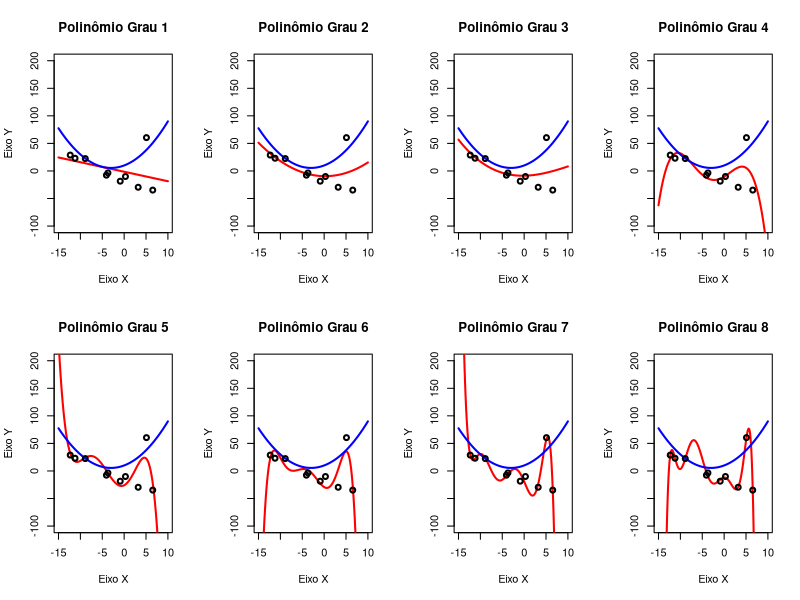

The R source for this figure:
rm(list = ls())
# dev.off()

library("corpcor") # usado para função da pseudoinversa

fgx <- function(xin) {
    (0.5 * xin^2) + (3 * xin) + 10
}

X <- runif(n = 10, min = -15, max = 10) # vetor aleatorio
Y <- fgx(X) + 10 * rnorm(length(X), mean = 0, sd = 4) # dados de aprendizado
par(mfrow = c(2, 4))

for (i in 1:8) {
    POLYNOMIAL_DEGREE <- i

    switch(POLYNOMIAL_DEGREE,
        H <- cbind(X^1, X^0),
        H <- cbind(X^2, X^1, X^0),
        H <- cbind(X^3, X^2, X^1, X^0),
        H <- cbind(X^4, X^3, X^2, X^1, X^0),
        H <- cbind(X^5, X^4, X^3, X^2, X^1, X^0),
        H <- cbind(X^6, X^5, X^4, X^3, X^2, X^1, X^0),
        H <- cbind(X^7, X^6, X^5, X^4, X^3, X^2, X^1, X^0),
        H <- cbind(X^8, X^7, X^6, X^5, X^4, X^3, X^2, X^1, X^0),
    )

    # %*% é multiplicação matricial
    w <- pseudoinverse(H) %*% Y

    # aqui, w sao os parametros aprendidos. (vetor de parametros w)

    ## --- aprendizado da RNA se encerra aqui. --- ##
    ##  agora, é somente teste com os parametros aprendidos w

    xgrid <- seq(-15, 10, 0.1)
    ygrid <- ((0.5 * xgrid^2) + (3 * xgrid) + 10)

    switch(POLYNOMIAL_DEGREE,
        Hgrid <- cbind(xgrid^1, xgrid^0),
        Hgrid <- cbind(xgrid^2, xgrid^1, xgrid^0),
        Hgrid <- cbind(xgrid^3, xgrid^2, xgrid^1, xgrid^0),
        Hgrid <- cbind(xgrid^4, xgrid^3, xgrid^2, xgrid^1, xgrid^0),
        Hgrid <- cbind(xgrid^5, xgrid^4, xgrid^3, xgrid^2, xgrid^1, xgrid^0),
        Hgrid <- cbind(xgrid^6, xgrid^5, xgrid^4, xgrid^3, xgrid^2, xgrid^1, xgrid^0),
        Hgrid <- cbind(xgrid^7, xgrid^6, xgrid^5, xgrid^4, xgrid^3, xgrid^2, xgrid^1, xgrid^0),
        Hgrid <- cbind(xgrid^8, xgrid^7, xgrid^6, xgrid^5, xgrid^4, xgrid^3, xgrid^2, xgrid^1, xgrid^0),
    )

    yhatgrid <- Hgrid %*% w

    # yhatgrid é y chapeu: é a saida aprendida da maquina
    plot(
        NULL,
        main = if (POLYNOMIAL_DEGREE == 1) {
            "Polinômio Grau 1"
        } else if (POLYNOMIAL_DEGREE == 2) {
            "Polinômio Grau 2"
        } else if (POLYNOMIAL_DEGREE == 3) {
            "Polinômio Grau 3"
        } else if (POLYNOMIAL_DEGREE == 4) {
            "Polinômio Grau 4"
        } else if (POLYNOMIAL_DEGREE == 5) {
            "Polinômio Grau 5"
        } else if (POLYNOMIAL_DEGREE == 6) {
            "Polinômio Grau 6"
        } else if (POLYNOMIAL_DEGREE == 7) {
            "Polinômio Grau 7"
        } else if (POLYNOMIAL_DEGREE == 8) {
            "Polinômio Grau 8"
        },
        xlab = "Eixo X",
        ylab = "Eixo Y",
        ylim = c(-100, 200),
        xlim = c(-15, 10)
    )
    lines(xgrid, yhatgrid, col = "red", lwd = 2)
    lines(xgrid, ygrid, col = "blue", lwd = 2)
    points(X, Y, col = "black", lwd = 2)

    # legend(
    #     "bottom",
    #     inset = c(-0.3, 0.1),
    #     legend = c(
    #         "Função geradora",
    #         "Polinômio aprendido pela RNA",
    #         "Dados de amostragem"
    #     ),
    #     fill = c("blue", "red", "black")
    # )
}
